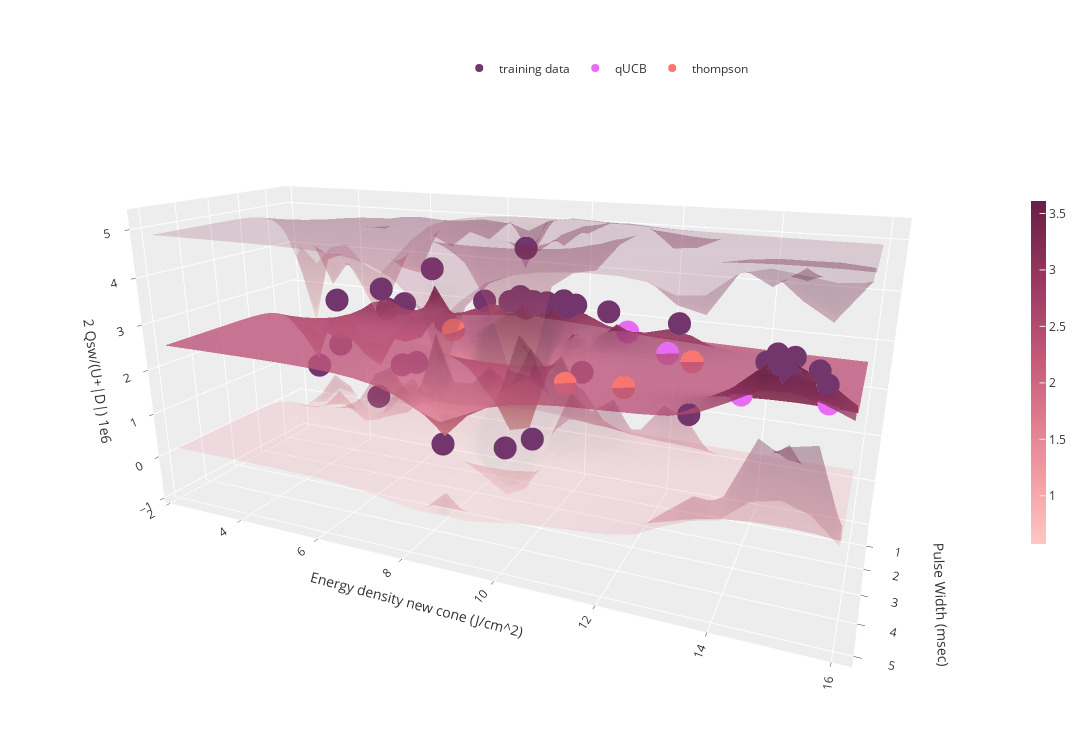

Write notebook code for a chart like this one.
### Code cell
raw_train_x, raw_test_grid = scaler.inverse_transform(train_x), scaler.inverse_transform(test_grid) # undo scaling
vis_acq(raw_train_x, train_y, raw_test_grid, pred_labels, upper_surf, lower_surf, acqs_mc)
